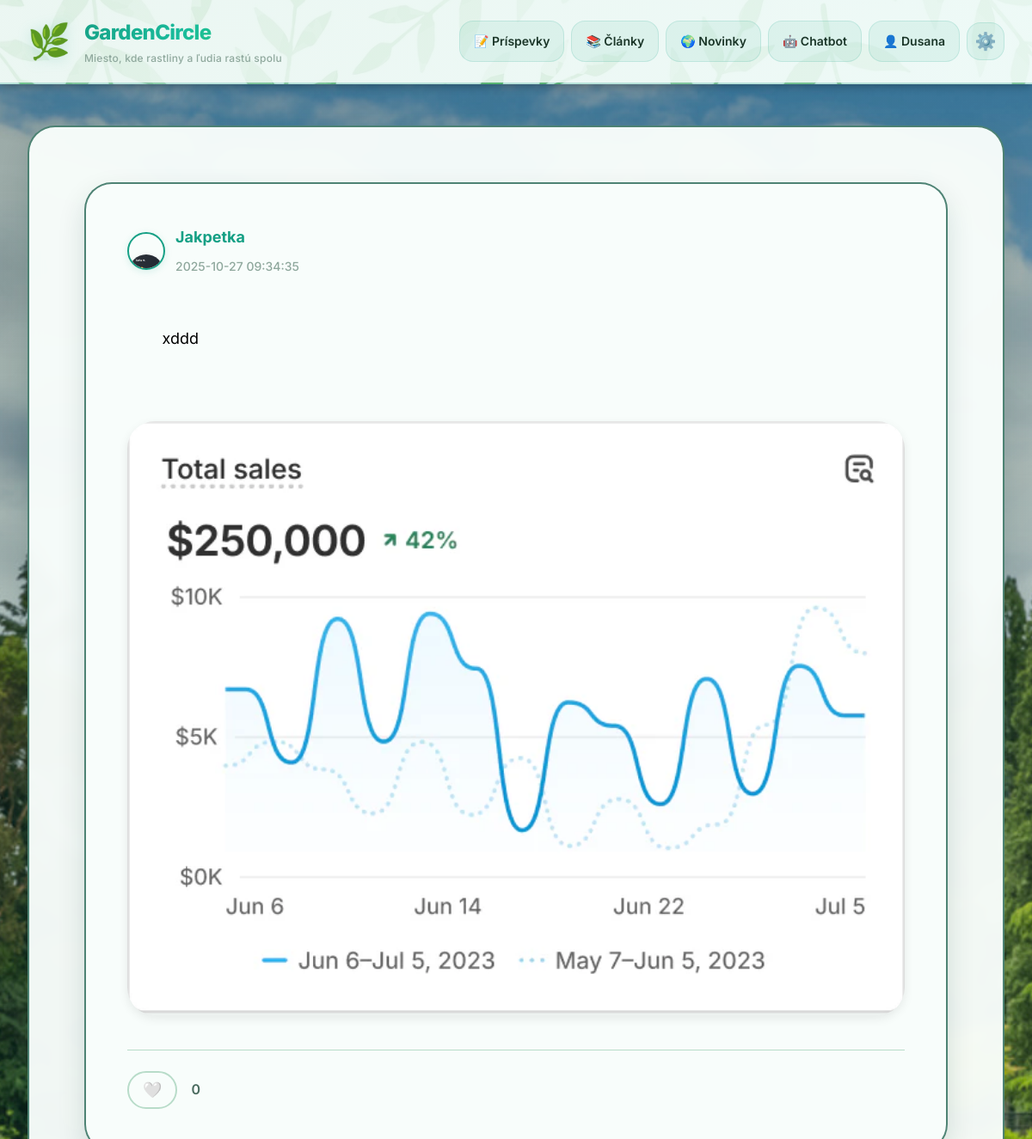
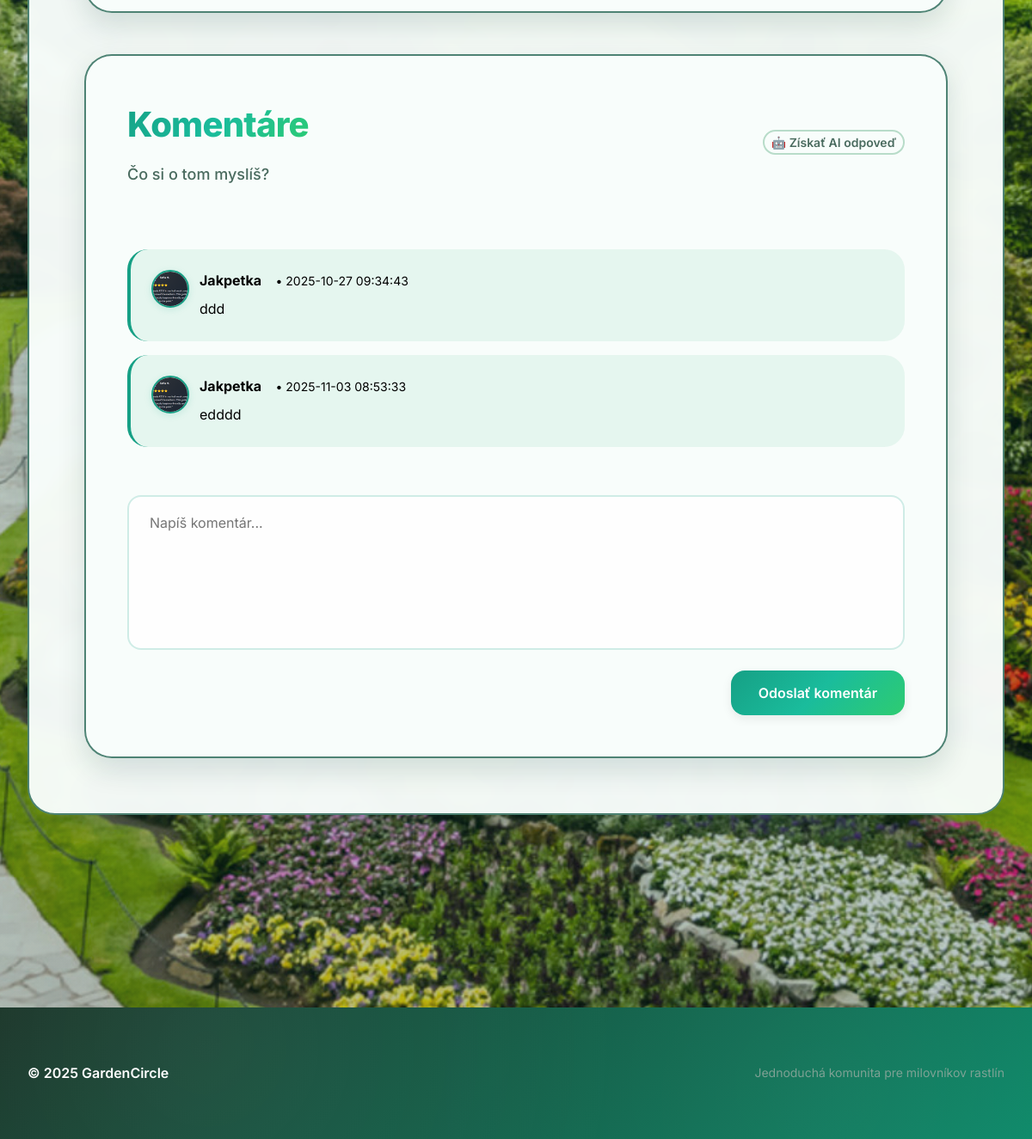
Screenshot of /posts/11 (signed in) with the database file from the repository (2 pictures, top to bottom).
### tables this page shows
CREATE TABLE users (
            id INTEGER PRIMARY KEY AUTOINCREMENT,
            username TEXT UNIQUE NOT NULL,
            email TEXT UNIQUE NOT NULL,
            password_hash TEXT NOT NULL,
            bio TEXT DEFAULT '',
            profile_image TEXT,
            created_at TIMESTAMP NOT NULL DEFAULT (datetime('now'))
        , is_admin BOOLEAN DEFAULT 0);

CREATE TABLE posts (
            id INTEGER PRIMARY KEY AUTOINCREMENT,
            author TEXT NOT NULL DEFAULT 'Anonym',
            content TEXT NOT NULL,
            created_at TIMESTAMP NOT NULL DEFAULT (datetime('now'))
        , image_path TEXT, author_id INTEGER, image_path哦 TEXT);

CREATE TABLE comments (
            id INTEGER PRIMARY KEY AUTOINCREMENT,
            post_id INTEGER NOT NULL,
            author TEXT NOT NULL DEFAULT 'Anonym',
            text TEXT NOT NULL,
            created_at TIMESTAMP NOT NULL DEFAULT (datetime('now')), author_id INTEGER,
            FOREIGN KEY (post_id) REFERENCES posts(id) ON DELETE CASCADE
        );

### backend/routes.py (the view)
    @app.route("/posts/<int:post_id>")
    @login_required
    def post_detail(post_id: int):
        db = get_db()
        pc = db.execute("SELECT id, author_id, author, content, created_at, image_path FROM posts WHERE id=?", (post_id,)).fetchone()
        if not pc:
            return render_template("404.html"), 404
        like_count = db.execute("SELECT COUNT(1) FROM likes WHERE post_id=?", (post_id,)).fetchone()[0]
        liked = db.execute("SELECT 1 FROM likes WHERE post_id=? AND user_id=?", (post_id, current_user.id)).fetchone() is not None
        comments = db.execute(
            "SELECT id, author_id, author, text, created_at FROM comments WHERE post_id=? ORDER BY created_at ASC",
            (post_id,),
        ).fetchall()
        comment_author_ids = [r[1] for r in comments if r[1] is not None]
        comment_author_map = {}
        if comment_author_ids:
            ca_placeholders = ','.join('?' * len(comment_author_ids))
            comment_author_rows = db.execute(
                f"SELECT id, profile_image FROM users WHERE id IN ({ca_placeholders})",
                comment_author_ids
            ).fetchall()
            comment_author_map = {row[0]: row[1] for row in comment_author_rows}
        comments_fmt = [
            {
                "id": r[0],
                "author_id": r[1],
                "author": r[2],
                "author_image": comment_author_map.get(r[1]),
                "text": r[3],
                "created_at": r[4]
            } for r in comments
        ]
        post_author_image = None
        if pc[1]:
            post_author_image = comment_author_map.get(pc[1])
            if post_author_image is None:
                row = db.execute("SELECT profile_image FROM users WHERE id=?", (pc[1],)).fetchone()
                post_author_image = row[0] if row else None
        post = {
            "id": pc[0],
            "author_id": pc[1],
            "author": pc[2],
            "author_image": post_author_image,
            "content": pc[3],
            "created_at": pc[4],
            "image_path": pc[5],
            "like_count": like_count,
            "liked": liked
        }
        return render_template("post.html", post=post, comments=comments_fmt)

### backend/database.py (called while the page is built)
def get_db():
    db = getattr(g, "_database", None)
    if db is None:
        os.makedirs(os.path.dirname(DB_PATH), exist_ok=True)
        db = g._database = sqlite3.connect(DB_PATH)
        db.row_factory = sqlite3.Row
    return db

### backend/routes.py (called while the page is built)
@login_manager.user_loader
def load_user(user_id):
    return User.get_by_id(user_id)

### backend/user.py (called while the page is built)
    @staticmethod
    def get_by_id(user_id):
        db = get_db()
        row = db.execute(
            "SELECT id, username, email, password_hash, bio, profile_image, created_at, COALESCE(is_admin, 0) as is_admin FROM users WHERE id = ?",
            (user_id,)
        ).fetchone()
        if row:
            return User(row[0], row[1], row[2], row[3], row[4], row[5], row[6], row[7])
        return None

### templates/post.html (shortened to what this page needs)
{% extends 'base.html' %}
{% block body_class %}bg-leaf{% endblock %}
{% block content %}
  <section class="card post-detail-card">
    <div class="post-card">
      <div class="post-header" style="display:flex; gap: var(--space-md); align-items:center;">
        <a href="{{ url_for('user_profile', username=post.author) }}" class="post-author-link" style="text-decoration:none; display:flex; align-items:center; gap: var(--space-sm);">
          <div class="post-author-avatar">
            {% if post.author_image %}
              {% if post.author_image.startswith('http') %}
                <img src="{{ post.author_image }}" alt="{{ post.author }}" loading="lazy">
              {% else %}
                <img src="{{ url_for('static', filename=post.author_image) }}" alt="{{ post.author }}" loading="lazy">
              {% endif %}
            {% else %}
              <div class="avatar-placeholder-small">{{ post.author[0].upper() }}</div>
            {% endif %}
          </div>
          <div class="meta">
            <strong class="author">{{ post.author }}</strong>
            <time class="time">{{ post.created_at }}</time>
          </div>
        </a>
      </div>
      <div class="post-content">
        {{ post.content }}
      </div>
      {% if post.image_path %}
        <img src="{{ url_for('static', filename=post.image_path) }}" alt="Obrázok príspevku" loading="lazy">
      {% endif %}
      <div class="post-actions" style="display:flex; align-items:center; gap:.5rem; margin-top:.5rem;">
        <button id="likeBtn" class="btn btn-ghost like-btn {{ 'liked' if post.liked else '' }}" data-post-id="{{ post.id }}" aria-label="Páči sa mi to">
          <span class="like-emoji">{{ '❤️' if post.liked else '🤍' }}</span>
        </button>
        <span id="likeCount" class="like-count">{{ post.like_count or 0 }}</span>
      </div>
    </div>
    <div class="comment-section-inline">
      <header class="section-header" style="display:flex; flex-wrap:wrap; align-items:center; gap:var(--space-md); justify-content:space-between;">
        <div>
          <h2>Komentáre</h2>
          <p class="muted">Čo si o tom myslíš?</p>
        </div>
        <div class="auto-answer-controls">
          <button type="button" class="btn btn-ghost small" id="autoAnswerToggle" aria-haspopup="true" aria-expanded="false">🤖 Získať AI odpoveď</button>
        </div>
      </header>
      <ul class="comment-list">
        {% for c in comments %}
          <li>
            <div style="display:flex; gap: var(--space-sm); align-items:flex-start;">
              <a href="{{ url_for('user_profile', username=c.author) if c.author_id else '#' }}" style="text-decoration:none;">
                <div class="post-author-avatar" style="width:44px; height:44px;">
                  {% if c.author_image %}
                    {% if c.author_image.startswith('http') %}
                      <img src="{{ c.author_image }}" alt="{{ c.author }}" loading="lazy">
                    {% else %}
                      <img src="{{ url_for('static', filename=c.author_image) }}" alt="{{ c.author }}" loading="lazy">
                    {% endif %}
                  {% else %}
                    <div class="avatar-placeholder-small">{{ c.author[0].upper() }}</div>
                  {% endif %}
                </div>
              </a>
              <div style="min-width:0; flex:1;">
                <a href="{{ url_for('user_profile', username=c.author) if c.author_id else '#' }}" style="text-decoration:none;">
                  <strong>{{ c.author }}</strong>
                </a>
                <span class="muted"> • {{ c.created_at }}</span>
                <div style="margin-top: var(--space-xs);">{{ c.text }}</div>
              </div>
            </div>
          </li>
        {% else %}
          <li class="muted text-center" style="padding: var(--space-lg);">
            Zatiaľ žiadne komentáre — buď prvý, kto komentuje!
          </li>
        {% endfor %}
      </ul>
      <form class="comment-form" method="post" action="{{ url_for('add_comment', post_id=post.id) }}">
        <div class="form-group" style="width:100%;">
          <textarea class="comment-input comment-textarea" name="text" placeholder="Napíš komentár..." required></textarea>
        </div>
        <button type="submit" class="btn btn-primary">Odoslať komentár</button>
      </form>
    </div>
  </section>
{% endblock %}

### templates/base.html (shortened to what this page needs)
<!DOCTYPE html>
<html lang="sk">
<head>
  <link rel="stylesheet" href="{{ url_for('static', filename='css/style.css') }}">
</head>
<body class="{% block body_class %}{% endblock %}">
  <header class="site-header">
    <div class="container header-inner">
      <a class="brand" href="{{ url_for('home') }}">
        <span class="logo" aria-hidden="true">🌿</span>
        <div>
          <h1>GardenCircle</h1>
          <p class="tagline">Miesto, kde rastliny a ľudia rastú spolu</p>
        </div>
      </a>
      <nav class="main-nav" aria-label="Hlavná navigácia">
        {% if current_user.is_authenticated %}
          <a href="{{ url_for('posts_page') }}">📝 Príspevky</a>
          <a href="{{ url_for('articles') }}">📚 Články</a>
          <a href="{{ url_for('news') }}">🌍 Novinky</a>
          <a href="{{ url_for('chatbot_placeholder') }}">🤖 Chatbot</a>
          <a href="{{ url_for('user_profile', username=current_user.username) }}">👤 {{ current_user.username }}</a>
        {% else %}
          <a href="{{ url_for('login') }}">🔑 Prihlásiť</a>
          <a href="{{ url_for('register') }}">✨ Registrácia</a>
        {% endif %}
        {% if current_user.is_authenticated %}
        <a href="{{ url_for('settings') }}" class="menu-toggle" aria-label="Nastavenia">
          <span class="menu-icon">⚙️</span>
        </a>
        {% endif %}
      </nav>
    </div>
  </header>
  <main class="container">
    {% block content %}{% endblock %}
  </main>
  <footer class="site-footer">
    <div class="container footer-inner">
      <small>© 2025 GardenCircle</small>
      <span class="muted">Jednoduchá komunita pre milovníkov rastlín</span>
    </div>
  </footer>
</body>
</html>

### rows the page displays
users: username "Dusana"
users: profile_image (picture)
posts: author "Jakpetka", created_at "2025-10-27 09:34:35", content "xddd", image_path (picture)
comments: author "Jakpetka", created_at "2025-10-27 09:34:43", text "ddd"
comments: author "Jakpetka", created_at "2025-11-03 08:53:33", text "edddd"

### other values shown
{{ '❤️' if post.liked else '🤍' }} "🤍"
{{ post.like_count or 0 }} "0"
